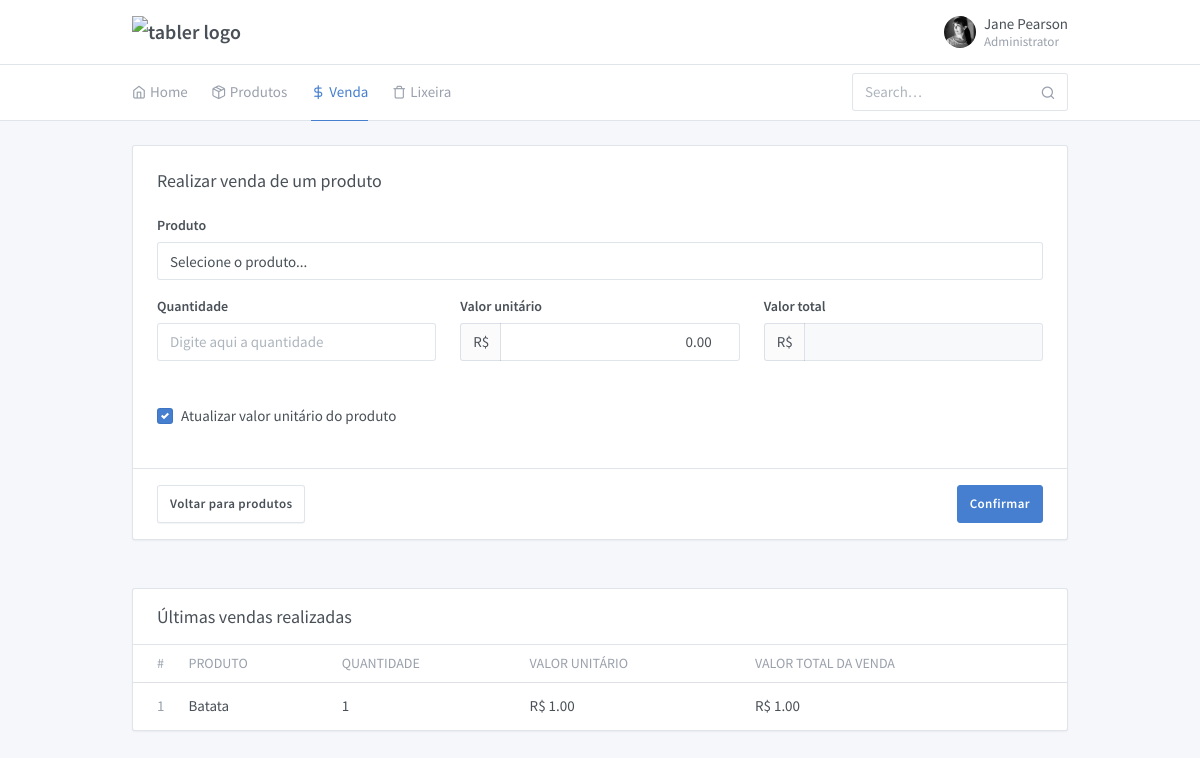
The page /form-venda.php on the database its author committed.
### tables this page shows
CREATE TABLE IF NOT EXISTS `venda` (
  `IdVenda` int(11) NOT NULL AUTO_INCREMENT,
  `IdProduto` int(11) NOT NULL,
  `Quantidade` int(11) NOT NULL,
  `Valor` decimal(10,2) NOT NULL,
  `Data` date NOT NULL,
  PRIMARY KEY (`IdVenda`)
);

CREATE TABLE IF NOT EXISTS `produto` (
  `IdProduto` int(11) NOT NULL AUTO_INCREMENT,
  `Descricao` varchar(800) NOT NULL,
  `Valor` decimal(10,2) NOT NULL,
  `Quantidade` int(11) NOT NULL,
  `Excluido` varchar(2) NOT NULL DEFAULT 'N',
  `CodBarra` bigint(20) NOT NULL,
  PRIMARY KEY (`IdProduto`)
);

### Conexao.php (called while the page is built, shortened)
<?php
class Conexao {
  private $nome;
  private $host;
  private $usuario;
  private $senha;
  private $conexao;
  private $query;
  function __construct($sNome = 'avaliacao', $sHost = 'localhost', $sUsuario = 'root', $sSenha = '') {
    $this->nome    = $sNome;
    $this->host    = $sHost;
    $this->usuario = $sUsuario;
    $this->senha   = $sSenha;
  }
  public function setConexao() {
    if(!empty($this->host) && !empty($this->usuario)) {
      if (@$this->conexao = mysqli_connect($this->host, $this->usuario, $this->senha)) {
	mysqli_select_db($this->conexao, $this->nome);
	mysqli_query($this->conexao, 'SET character_set_connection=utf8');
	mysqli_query($this->conexao, 'SET character_set_client=utf8');
	mysqli_query($this->conexao, 'SET character_set_results=utf8');
      } else {
	echo 'Nosso banco de dados não está respondendo à solicitação de acesso, já estamos verificando. Por favor aguarde!';
      }
    } else {
      echo 'not working';
    }
  }
  public function query($sSql, $bReturn = false) {
    if($rQry = mysqli_query($this->conexao, $sSql)) {
      if($bReturn) {
	return $rQry;
      } else {
	$this->query = $rQry;
      }
    }
  }
  public function getArrayResults() {
    $aReturn = [];
    while ($aDados = mysqli_fetch_array($this->query, MYSQLI_ASSOC)) {
      $aReturn[] = $aDados;
    }
    return $aReturn;
  }
}

### form-venda.php (the view, shortened to what this page needs)
<?php
require_once __DIR__.'/Conexao.php';
$Conexao = new Conexao();
$Conexao->setConexao();
$Conexao->closeConexao();
?>
<!doctype html>
<html lang="en" dir="ltr">
<head>
	<link rel="stylesheet" href="https://maxcdn.bootstrapcdn.com/font-awesome/4.7.0/css/font-awesome.min.css">
	<link href="assets/css/dashboard.css" rel="stylesheet" />
	<link href="assets/plugins/charts-c3/plugin.css" rel="stylesheet" />
	<link href="assets/plugins/maps-google/plugin.css" rel="stylesheet" />
	<link rel="stylesheet" type="text/css" href="assets/plugins/sweetalert/sweetalert.css"/>
</head>
<body class="">
	<div class="page">
		<div class="page-main">
			<div class="header py-4">
				<div class="container">
					<div class="d-flex">
						<a class="header-brand" href="index.php">
							<img src="demo/brand/tabler.svg" class="header-brand-img" alt="tabler logo">
						</a>
						<div class="d-flex order-lg-2 ml-auto">
							<div>
								<a href="#" class="nav-link pr-0 leading-none" data-toggle="dropdown">
									<span class="avatar" style="background-image: url(demo/faces/female/25.jpg)"></span>
									<span class="ml-2 d-none d-lg-block">
										<span class="text-default">Jane Pearson</span>
										<small class="text-muted d-block mt-1">Administrator</small>
									</span>
								</a>
							</div>
						</div>
					</div>
				</div>
			</div>
			<div class="header collapse d-lg-flex p-0" id="headerMenuCollapse">
				<div class="container">
					<div class="row align-items-center">
						<div class="col-lg-3 ml-auto">
							<form class="input-icon my-3 my-lg-0">
								<input type="search" class="form-control header-search" placeholder="Search&hellip;" tabindex="1">
								<div class="input-icon-addon">
								</div>
							</form>
						</div>
						<div class="col-lg order-lg-first">
							<ul class="nav nav-tabs border-0 flex-column flex-lg-row">
								<li class="nav-item">
									<a href="index.php" class="nav-link"><i class="fe fe-home"></i> Home</a>
								</li>
								<li class="nav-item">
									<a href="produtos.php" class="nav-link"><i class="fe fe-package"></i> Produtos</a>
								</li>
								<li class="nav-item">
									<a href="form-produto.php" class="nav-link active"><i class="fe fe-dollar-sign"></i> Venda</a>
								</li>
								<li class="nav-item">
									<a href="produtos-excluidos.php" class="nav-link"><i class="fe fe-trash"></i> Lixeira</a>
								</li>
							</ul>
						</div>
					</div>
				</div>
			</div>
			<div class="my-3 my-md-5">
				<div class="container">
					<div class="row">
						<div class="col-lg-12">
							<form class="card" id="form-adicionar-venda">
								<div class="card-body">
									<h3 class="card-title">Realizar venda de um produto</h3>
									<div class="row">
										<div class="col-md-12">
											<div class="form-group">
												<label class="form-label">Produto</label>
												<select id="selectProduto" name="IdProduto" class="form-control custom-select">
													<option selected disabled>Selecione o produto...</option>
												</select>
											</div>
										</div>
										<div class="col-sm-6 col-md-4">
											<div class="form-group">
												<label class="form-label">Quantidade</label>
												<input type="number" name="Quantidade" id="Quantidade" class="altera-total form-control" placeholder="Digite aqui a quantidade">
											</div>
										</div>
										<div class="col-sm-6 col-md-4">
											<div class="form-group">
												<label class="form-label">Valor unitário</label>
												<div class="input-group">
													<span class="input-group-prepend">
														<span class="input-group-text">R$</span>
													</span>
													<input type="number" min="0.00" max="10000.00" step="0.01" name="Valor" value="0.00" id="valorProduto" class="altera-total form-control text-right" aria-label="Valor">
												</div>
											</div>
										</div>
										<div class="col-sm-6 col-md-4">
											<div class="form-group">
												<label class="form-label">Valor total</label>
												<div class="input-group">
													<span class="input-group-prepend">
														<span class="input-group-text">R$</span>
													</span>
													<input type="number" class="form-control text-right" id="valor-total" aria-label="Valor" disabled="disabled" title="Este campo não pode ser alterado">
												</div>
											</div>
										</div>
										<div class="col-sm-6 col-md-12">
											<div class="form-group">
												<div class="form-label">&nbsp;</div>
												<div class="custom-controls-stacked">
													<label class="custom-control custom-checkbox">
														<span class="custom-control-label">Atualizar valor unitário do produto</span>
													</label>
												</div>
											</div>
										</div>
									</div>
								</div>
								<div class="card-footer text-left" style="display: flex; justify-content: space-between">
									<div>
										<a href="produtos.php" class="btn btn-secondary">Voltar para produtos</a>
									</div>
									<div>
										<button type="submit" class="btn btn-venda btn-primary">Confirmar</button>
									</div>
								</div>
							</form>
						</div>
					</div>
				</div>
			</div>
			<div class="my-3 my-md-5">
				<div class="container">
					<div class="row row-cards row-deck">
						<div class="col-12">
							<div class="card">
								<div class="card-header">
									<h3 class="card-title">Últimas vendas realizadas</h3>
								</div>
								<div class="table-responsive">
									<table class="table card-table table-vcenter text-nowrap">
										<thead>
											<tr>
												<th class="w-1">#</th>
												<th>Produto</th>
												<th>Quantidade</th>
												<th>Valor unitário</th>
												<th>Valor total da venda</th>
											</tr>
										</thead>
										<tbody>
											<?php
											$sSql = "SELECT Produto.Descricao,
															Venda.*
													   FROM Produto
											     INNER JOIN Venda
											    		 ON Produto.IdProduto = Venda.IdProduto
											       ORDER BY Venda.IdVenda DESC";
											$Conexao->setConexao();
											$qQry = $Conexao->query($sSql);
											$Conexao->closeConexao();
											foreach ($Conexao->getArrayResults($qQry) as $aVendas) { ?>
												<tr>
													<td><span class="text-muted"><?php echo $aVendas['IdVenda'] ?></span></td>
													<td><?php echo $aVendas['Descricao'] ?></td>
													<td>
														<?php echo $aVendas['Quantidade'] ?>
													</td>
													<td>
														R$ <?php echo number_format($aVendas['Valor'],2,'.',''); ?>
													</td>
													<td>
														R$ <?php echo number_format($aVendas['Quantidade']*$aVendas['Valor'],2,'.',''); ?>
													</td>
												</tr>
											<?php } ?>
										</tbody>
									</table>
								</div>
							</div>
						</div>
					</div>
				</div>
			</div>
		</div>
	</div>
</body>
</html>

### rows shown on the page
venda: IdVenda "1", IdProduto.Descricao "Batata", Quantidade "1", Valor "1.00", $aVendas['Quantidade']*$aVendas['Valor'] "1.00"
